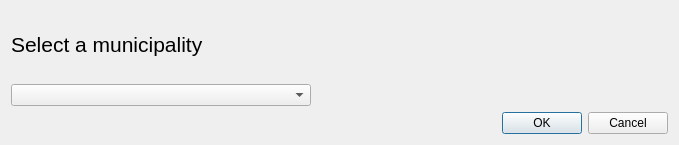
<?xml version="1.0" encoding="UTF-8"?>
<ui version="4.0">
 <class>ZoomToBelgiumDialogBase</class>
 <widget class="QDialog" name="ZoomToBelgiumDialogBase">
  <property name="geometry">
   <rect>
    <x>0</x>
    <y>0</y>
    <width>679</width>
    <height>145</height>
   </rect>
  </property>
  <property name="windowTitle">
   <string>ZoomToBelgium</string>
  </property>
  <layout class="QGridLayout" name="gridLayout">
   <item row="0" column="0">
    <layout class="QHBoxLayout" name="horizontalLayout_3">
     <item>
      <widget class="QLabel" name="intro">
       <property name="text">
        <string>&lt;html&gt;&lt;head/&gt;&lt;body&gt;&lt;p&gt;&lt;span style=&quot; font-size:16pt;&quot;&gt;Select a municipality&lt;/span&gt;&lt;/p&gt;&lt;/body&gt;&lt;/html&gt;</string>
       </property>
       <property name="textFormat">
        <enum>Qt::RichText</enum>
       </property>
      </widget>
     </item>
     <item>
      <spacer name="horizontalSpacer_2">
       <property name="orientation">
        <enum>Qt::Horizontal</enum>
       </property>
       <property name="sizeHint" stdset="0">
        <size>
         <width>40</width>
         <height>20</height>
        </size>
       </property>
      </spacer>
     </item>
    </layout>
   </item>
   <item row="1" column="0">
    <layout class="QHBoxLayout" name="horizontalLayout">
     <item>
      <widget class="QComboBox" name="comboGemeentes">
       <property name="minimumSize">
        <size>
         <width>300</width>
         <height>0</height>
        </size>
       </property>
      </widget>
     </item>
     <item>
      <spacer name="horizontalSpacer">
       <property name="orientation">
        <enum>Qt::Horizontal</enum>
       </property>
       <property name="sizeHint" stdset="0">
        <size>
         <width>40</width>
         <height>20</height>
        </size>
       </property>
      </spacer>
     </item>
    </layout>
   </item>
   <item row="2" column="0">
    <layout class="QHBoxLayout" name="horizontalLayout_2">
     <item>
      <spacer name="horizontalSpacer_3">
       <property name="orientation">
        <enum>Qt::Horizontal</enum>
       </property>
       <property name="sizeHint" stdset="0">
        <size>
         <width>40</width>
         <height>20</height>
        </size>
       </property>
      </spacer>
     </item>
     <item>
      <widget class="QDialogButtonBox" name="button_box">
       <property name="orientation">
        <enum>Qt::Horizontal</enum>
       </property>
       <property name="standardButtons">
        <set>QDialogButtonBox::Cancel|QDialogButtonBox::Ok</set>
       </property>
      </widget>
     </item>
    </layout>
   </item>
  </layout>
 </widget>
 <resources/>
 <connections>
  <connection>
   <sender>button_box</sender>
   <signal>accepted()</signal>
   <receiver>ZoomToBelgiumDialogBase</receiver>
   <slot>accept()</slot>
   <hints>
    <hint type="sourcelabel">
     <x>20</x>
     <y>20</y>
    </hint>
    <hint type="destinationlabel">
     <x>20</x>
     <y>20</y>
    </hint>
   </hints>
  </connection>
  <connection>
   <sender>button_box</sender>
   <signal>rejected()</signal>
   <receiver>ZoomToBelgiumDialogBase</receiver>
   <slot>reject()</slot>
   <hints>
    <hint type="sourcelabel">
     <x>20</x>
     <y>20</y>
    </hint>
    <hint type="destinationlabel">
     <x>20</x>
     <y>20</y>
    </hint>
   </hints>
  </connection>
 </connections>
</ui>
